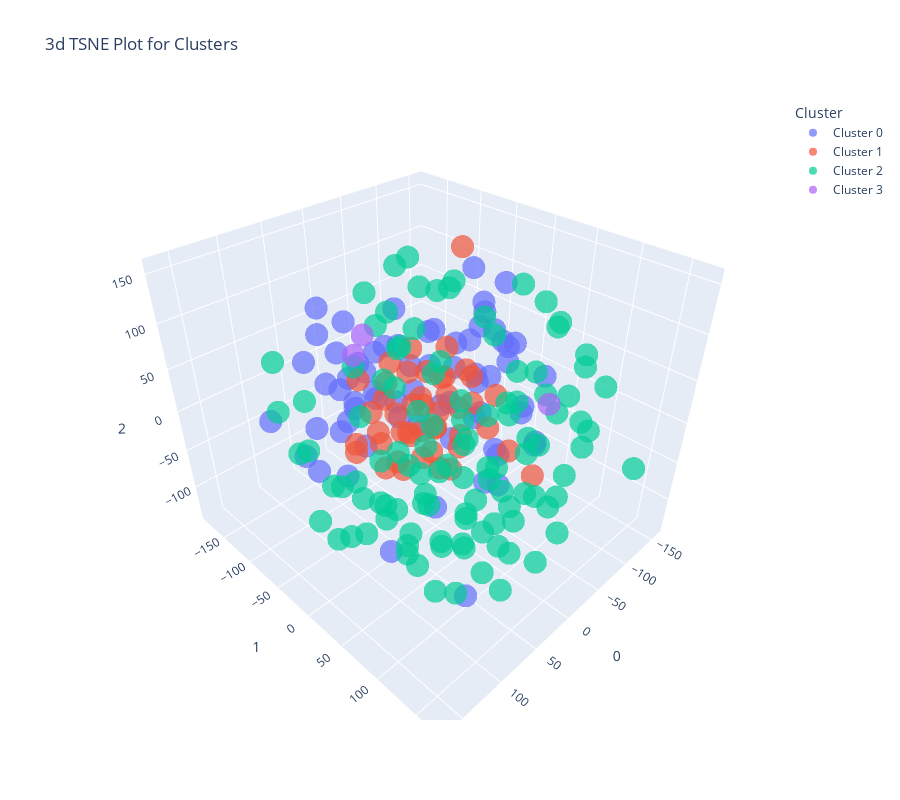

The notebook cell saved with this chart:
### Code cell
plot_model(kmeans, plot = 'tsne')

### Figure 1 — Plotly figure (JSON) as saved in the notebook; plotly's stock layout.template omitted (floating-point values rounded to 4 significant figures)
{"data": [{"customdata": [["Honduras"], ["Dominica"], ["Djibouti"], ["Samoa"], ["San Marino"], ["Sao Tome and Principe"], ["Colombia"], ["Chile"], ["Cabo Verde"], ["Solomon Islands"], ["Bulgaria"], ["South Africa"], ["Brazil"], ["Botswana"], ["Bolivia"], ["Bhutan"], ["Belarus"], ["Barbados"], ["St. Lucia"], ["St. Vincent and the Grenadines"], ["Russian Federation"], ["Suriname"], ["Romania"], ["Estonia"], ["Moldova"], ["Malawi"], ["Monaco"], ["Macedonia, FYR"], ["Lithuania"], ["Lebanon"], ["Latvia"], ["Montenegro"], ["Mozambique"], ["Namibia"], ["Jordan"], ["Israel"], ["Nicaragua"], ["Hungary"], ["Guyana"], ["Grenada"], ["Panama"], ["Papua New Guinea"], ["Poland"], ["El Salvador"], ["Argentina"], ["Seychelles"], ["Swaziland"], ["Small states"], ["Tonga"], ["Vanuatu"], ["Pacific island small states"], ["Other small states"], ["Tunisia"], ["East Asia & Pacific"], ["Turkey"], ["Ukraine"], ["Antigua and Barbuda"], ["Europe & Central Asia (IDA & IBRD countries)"], ["Latin America & the Caribbean (IDA & IBRD countries)"], ["Latin America & Caribbean (excluding high income)"], ["Latin America & Caribbean"], ["Europe & Central Asia (excluding high income)"], ["Thailand"], ["Uruguay"], ["Central Europe and the Baltics"], ["Algeria"], ["Andorra"]], "hovertemplate": "Cluster=Cluster 0<br>0=%{x}<br>1=%{y}<br>2=%{z}<br>Feature=%{customdata[0]}<extra></extra>", "legendgroup": "Cluster 0", "marker": {"color": "#636efa", "opacity": 0.7, "symbol": "circle"}, "mode": "markers", "name": "Cluster 0", "scene": "scene", "showlegend": true, "type": "scatter3d", "x": [-54.51, 41.2, -35.61, 52.02, 61.63, -108.6, -71.69, 69.82, 2.911, -149.0, -26.49, -62.2, -66.62, -84.8, -60.19, -133.5, -15.04, -51.27, -0.5194, 51.49, 39.03, 8.92, 59.49, 21.75, -99.39, -73.61, -60.3, -37.2, 39.02, 1.123, -25.66, -27.29, 90.59, 39.0, 1.021, 4.161, 81.99, -62.9, -103.8, 112.5, 7.857, 50.93, 42.8, -37.98, -95.52, 4.755, 47.29, -111.7, -57.3, -13.97, -7.385, -122.2, -45.85, 33.58, 85.7, 85.2, -48.63, -37.03, 74.17, 33.99, 17.46, -40.35, 127.4, -56.44, 1.196, -17.68, -109.0], "y": [20.01, -42.63, -45.68, -49.48, -95.01, 48.19, -10.73, -47.22, -135.9, -32.53, -2.554, 30.81, 73.16, 25.3, 4.758, -30.01, -92.29, 23.74, -54.94, -145.3, -11.94, -16.81, 98.88, -81.63, 30.5, -44.65, 57.86, -17.82, -92.89, 6.396, -29.83, -5.169, -37.16, -104.1, -58.53, -114.3, -73.42, -5.003, -49.82, -48.16, -119.3, -114.2, -74.69, 23.79, -27.11, -28.09, -90.25, -4.121, -10.73, 36.24, -8.326, -32.91, 40.77, -110.0, -109.3, -84.62, -112.9, 53.47, 8.456, -50.29, -18.63, 43.37, -98.96, -68.49, -92.65, 36.21, 44.09], "z": [34.53, 23.76, 26.69, -32.81, 25.83, 22.92, 5.877, 58.11, 57.87, -12.94, 47.3, -63.5, -29.54, 62.26, 98.55, 92.75, 38.8, -99.48, 61.23, 24.86, 15.73, -11.83, -131.4, 28.3, -18.84, 38.21, 6.114, -6.936, -31.17, 20.23, 79.36, -42.32, 12.39, 48.51, -7.591, 16.52, 99.12, -33.31, 112.8, -29.76, -34.58, 99.69, -3.229, 0.4435, 84.68, 22.93, -99.97, 34.81, 62.5, 62.64, -128.5, 39.8, 86.74, -1.276, -61.16, -11.62, 62.76, -76.37, -125.7, 70.05, 61.7, -36.83, 11.44, 49.55, -10.62, 111.6, -64.33]}, {"customdata": [["Micronesia, Fed. Sts."], ["Kiribati"], ["Finland"], ["France"], ["United Kingdom"], ["Germany"], ["Malta"], ["Greece"], ["Portugal"], ["Austria"], ["European Union"], ["Japan"], ["Australia"], ["Norway"], ["Netherlands"], ["United States"], ["Iceland"], ["Italy"], ["High income"], ["New Zealand"], ["Palau"], ["World"], ["Sweden"], ["Cuba"], ["Switzerland"], ["Slovak Republic"], ["Post-demographic dividend"], ["Serbia"], ["Spain"], ["Lesotho"], ["Europe & Central Asia"], ["Maldives"], ["Costa Rica"], ["Canada"], ["OECD members"], ["Croatia"], ["Ireland"], ["North America"], ["Czech Republic"], ["Denmark"], ["Euro area"], ["Belgium"], ["Slovenia"], ["Bosnia and Herzegovina"], ["Luxembourg"]], "hovertemplate": "Cluster=Cluster 1<br>0=%{x}<br>1=%{y}<br>2=%{z}<br>Feature=%{customdata[0]}<extra></extra>", "legendgroup": "Cluster 1", "marker": {"color": "#EF553B", "opacity": 0.7, "symbol": "circle"}, "mode": "markers", "name": "Cluster 1", "scene": "scene", "showlegend": true, "type": "scatter3d", "x": [-77.02, -34.81, -118.0, -61.95, 129.9, -27.84, 12.96, -5.747, -91.22, -38.89, -72.17, -33.72, -84.3, -38.44, -39.92, -40.09, -29.59, -100.8, 141.4, -99.35, -94.66, -96.26, -69.67, 7.784, -71.42, -102.0, -68.72, -16.83, -55.76, -108.3, -100.3, -119.6, -116.8, -66.94, -70.67, -77.07, -31.78, -98.66, -72.02, -6.101, -59.54, -70.81, -48.31, -37.27, -119.1], "y": [-154.5, -164.7, -57.04, -150.6, 91.31, -135.6, -71.45, -44.8, -73.22, -137.2, -78.83, -88.52, -99.24, -103.0, -120.4, -61.93, -23.48, -83.04, 49.03, -16.04, -117.1, -40.31, -35.12, -121.9, -111.8, -9.126, -106.5, -79.44, -80.06, 45.41, -58.41, 0.5746, -102.0, -41.81, -70.7, -41.19, -51.57, -94.99, -63.64, -87.81, -105.8, -33.43, -50.14, -80.85, -69.16], "z": [-35.06, -45.51, -66.53, -78.95, 65.14, -74.31, -62.99, -48.02, -50.24, -110.8, -126.3, -81.8, -26.49, -136.5, -31.23, -107.7, -94.58, 5.987, 64.64, -71.8, -126.6, -12.06, 150.2, -94.73, 4.74, -25.06, -68.89, -42.38, -39.94, -111.4, -105.8, -107.1, -49.32, -128.8, -84.52, -45.06, -24.3, -90.41, -13.32, -118.3, -105.2, -93.3, -63.38, 2.032, -26.22]}, {"customdata": [["Vietnam"], ["Morocco"], ["Nepal"], ["Myanmar"], ["Venezuela, RB"], ["Mongolia"], ["Uzbekistan"], ["United Arab Emirates"], ["Nigeria"], ["Sudan"], ["St. Kitts and Nevis"], ["Sri Lanka"], ["Syrian Arab Republic"], ["Tajikistan"], ["Tanzania"], ["Togo"], ["Singapore"], ["Sierra Leone"], ["Mexico"], ["Niger"], ["Senegal"], ["Trinidad and Tobago"], ["Rwanda"], ["Turkmenistan"], ["Uganda"], ["Qatar"], ["Philippines"], ["Peru"], ["Paraguay"], ["Pakistan"], ["Oman"], ["Saudi Arabia"], ["Mauritius"], ["Arab World"], ["Chad"], ["Upper middle income"], ["Albania"], ["Angola"], ["Armenia"], ["Azerbaijan"], ["Bahamas, The"], ["Bahrain"], ["Bangladesh"], ["Belize"], ["Benin"], ["Brunei Darussalam"], ["Burkina Faso"], ["Burundi"], ["Cambodia"], ["Cameroon"], ["Sub-Saharan Africa (IDA & IBRD countries)"], ["Sub-Saharan Africa (excluding high income)"], ["Sub-Saharan Africa"], ["South Asia (IDA & IBRD)"], ["Caribbean small states"], ["Early-demographic dividend"], ["East Asia & Pacific (excluding high income)"], ["East Asia & Pacific (IDA & IBRD countries)"], ["Heavily indebted poor countries (HIPC)"], ["Late-demographic dividend"], ["Least developed countries: UN classification"], ["Central African Republic"], ["Low & middle income"], ["Lower middle income"], ["Middle East & North Africa"], ["Middle East & North Africa (excluding high income)"], ["Middle East & North Africa (IDA & IBRD countries)"], ["Middle income"], ["Pre-demographic dividend"], ["South Asia"], ["Low income"], ["Mauritania"], ["Zambia"], ["Comoros"], ["Yemen, Rep."], ["India"], ["Indonesia"], ["Iran, Islamic Rep."], ["Jamaica"], ["Kazakhstan"], ["Kenya"], ["Korea, Rep."], ["Kuwait"], ["Kyrgyz Republic"], ["Lao PDR"], ["Libya"], ["Madagascar"], ["Malaysia"], ["Mali"], ["China"], ["Guinea-Bissau"], ["Haiti"], ["Guatemala"], ["Congo, Dem. Rep."], ["Congo, Rep."], ["Cote d'Ivoire"], ["Cyprus"], ["Dominican Republic"], ["Ecuador"], ["Egypt, Arab Rep."], ["Equatorial Guinea"], ["Eritrea"], ["Ethiopia"], ["Fiji"], ["Gabon"], ["Gambia, The"], ["Georgia"], ["Ghana"], ["Guinea"]], "hovertemplate": "Cluster=Cluster 2<br>0=%{x}<br>1=%{y}<br>2=%{z}<br>Feature=%{customdata[0]}<extra></extra>", "legendgroup": "Cluster 2", "marker": {"color": "#00cc96", "opacity": 0.7, "symbol": "circle"}, "mode": "markers", "name": "Cluster 2", "scene": "scene", "showlegend": true, "type": "scatter3d", "x": [165.5, 28.95, 48.55, 118.1, 88.21, 121.0, 80.43, 9.107, -7.259, 60.91, 57.99, -88.57, 93.7, -120.7, -25.2, 80.21, -142.4, 121.0, 78.27, -29.34, -1.292, 27.12, 86.16, 86.2, 51.93, 98.34, -21.51, 60.91, -3.04, 88.58, 85.94, 98.31, -131.4, -36.05, -120.9, 14.62, 55.24, 104.0, -108.3, -155.1, -29.2, -158.6, 81.93, -19.92, 75.6, 118.4, -55.76, -90.06, 62.6, 100.7, 22.42, -80.11, 43.31, 63.0, 14.91, 28.64, -19.1, 139.4, 4.101, 44.6, 22.06, 50.39, 52.61, 94.09, 87.39, -15.28, -1.39, 40.1, 102.0, 37.38, 50.05, 61.69, 128.5, 30.06, 70.75, 158.1, 96.01, 34.26, 71.97, -47.94, 12.2, -53.92, 66.85, -62.87, 135.8, -9.939, 80.86, 21.58, 30.58, 22.77, 27.0, 117.7, 24.97, 123.7, 131.5, 9.633, -22.55, -5.564, -23.09, 92.34, -75.11, 19.67, 19.34, 1.677, 23.68, -69.02, 43.08, -73.12, 60.98], "y": [23.35, 135.1, 104.9, 146.3, 70.6, -15.25, -57.18, 96.42, -45.74, 135.3, -24.08, 73.16, 59.42, 31.95, 93.87, 134.4, 34.36, 5.964, 26.01, 135.6, -103.9, 30.58, 39.93, 45.93, 64.31, 31.48, -0.4621, -7.88, 65.56, 162.3, -16.72, 2.029, 152.0, -60.81, 85.67, -15.49, 30.77, -39.24, 97.47, -75.53, 63.43, -22.42, 163.0, 50.33, 68.55, -50.95, 102.3, 129.2, 120.5, -124.8, 6.034, -79.42, 46.1, 136.9, -52.45, 23.5, 112.4, 52.49, 74.76, -34.66, 114.7, 87.48, 6.669, -138.5, -16.48, 93.01, 36.44, 24.93, 99.22, -39.43, 81.89, 50.71, -38.29, 36.56, 76.77, -7.11, 124.8, 62.73, -3.765, 57.68, 134.3, -115.3, 10.81, 69.28, 100.3, 161.0, 31.39, 98.21, -9.257, 128.5, 152.6, 92.88, 65.23, 143.8, 32.98, 23.49, 77.57, 120.2, 133.4, 71.24, 101.2, 166.6, 51.85, 42.62, 98.02, 117.8, 169.1, 127.9, 107.1], "z": [-11.6, 4.408, 81.88, 11.03, -10.39, -22.97, -74.68, 58.27, 155.5, 27.14, -89.94, 102.5, -51.48, 97.3, -5.252, 63.07, 61.53, -73.41, 85.95, -9.675, 101.3, -34.16, 133.3, -92.93, 8.306, -31.69, 142.2, 70.14, 120.4, -48.63, -61.7, 53.82, -52.0, 110.7, 59.13, 101.6, 52.35, -121.0, -9.48, 26.76, 36.03, -68.08, -9.123, -134.6, 67.29, 53.94, 30.67, 56.25, -79.81, 55.23, -81.72, 84.83, 105.5, -33.77, 104.9, 76.62, -43.71, -24.37, -31.31, 108.9, -28.7, -36.5, 107.9, -14.31, 92.01, -86.58, -55.21, 1.544, -90.17, -137.3, 40.28, -42.32, 9.987, -123.1, -71.62, 40.98, -15.83, 69.17, -14.63, 149.8, 99.06, 110.1, -70.88, 58.02, -6.815, 47.91, 20.71, -61.44, -47.34, 57.57, -68.71, -49.42, -74.46, -38.86, 17.9, 154.4, 80.38, 30.12, 80.29, 26.58, -86.81, -27.27, 34.91, -0.9211, 8.639, 81.98, 20.06, 14.1, -0.3926]}, {"customdata": [["Nauru"], ["Tuvalu"], ["Marshall Islands"]], "hovertemplate": "Cluster=Cluster 3<br>0=%{x}<br>1=%{y}<br>2=%{z}<br>Feature=%{customdata[0]}<extra></extra>", "legendgroup": "Cluster 3", "marker": {"color": "#ab63fa", "opacity": 0.7, "symbol": "circle"}, "mode": "markers", "name": "Cluster 3", "scene": "scene", "showlegend": true, "type": "scatter3d", "x": [-26.8, -155.1, -58.99], "y": [-160.1, 25.55, -181.5], "z": [-6.146, -45.97, -1.14]}], "layout": {"height": 800, "legend": {"title": {"text": "Cluster"}, "tracegroupgap": 0}, "scene": {"domain": {"x": [0, 1], "y": [0, 1]}, "xaxis": {"title": {"text": "0"}}, "yaxis": {"title": {"text": "1"}}, "zaxis": {"title": {"text": "2"}}}, "title": {"text": "3d TSNE Plot for Clusters"}, "width": 900}}
